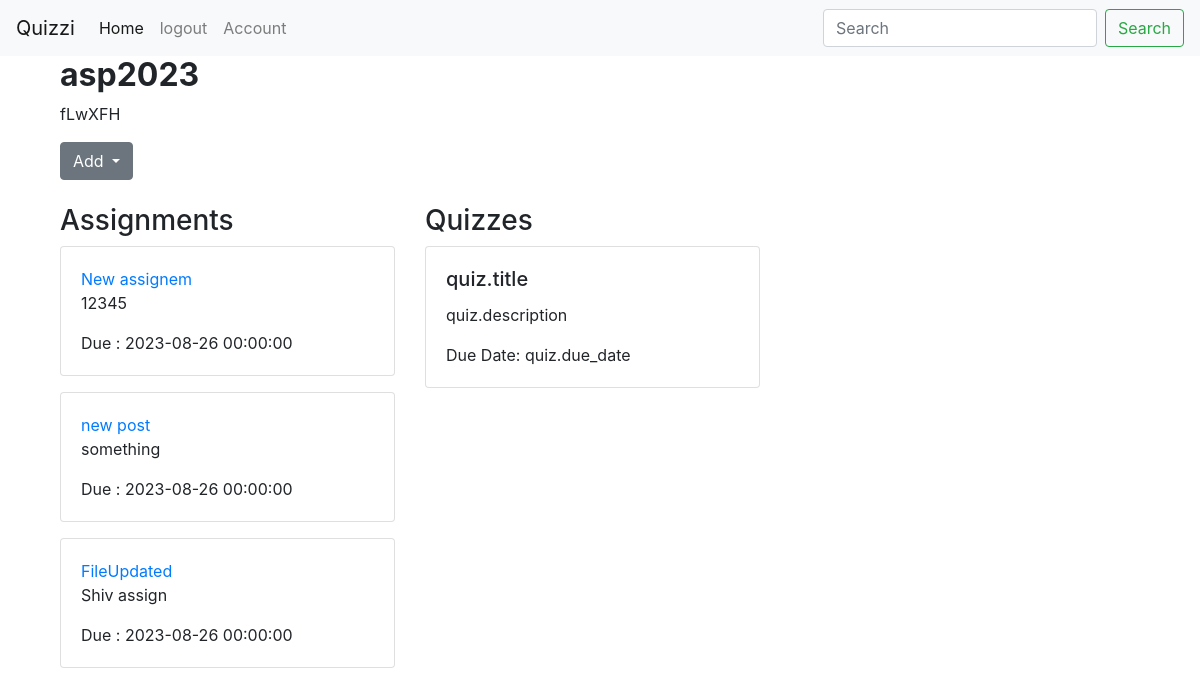
Page /_class/1 (signed in) on the earlier database version.
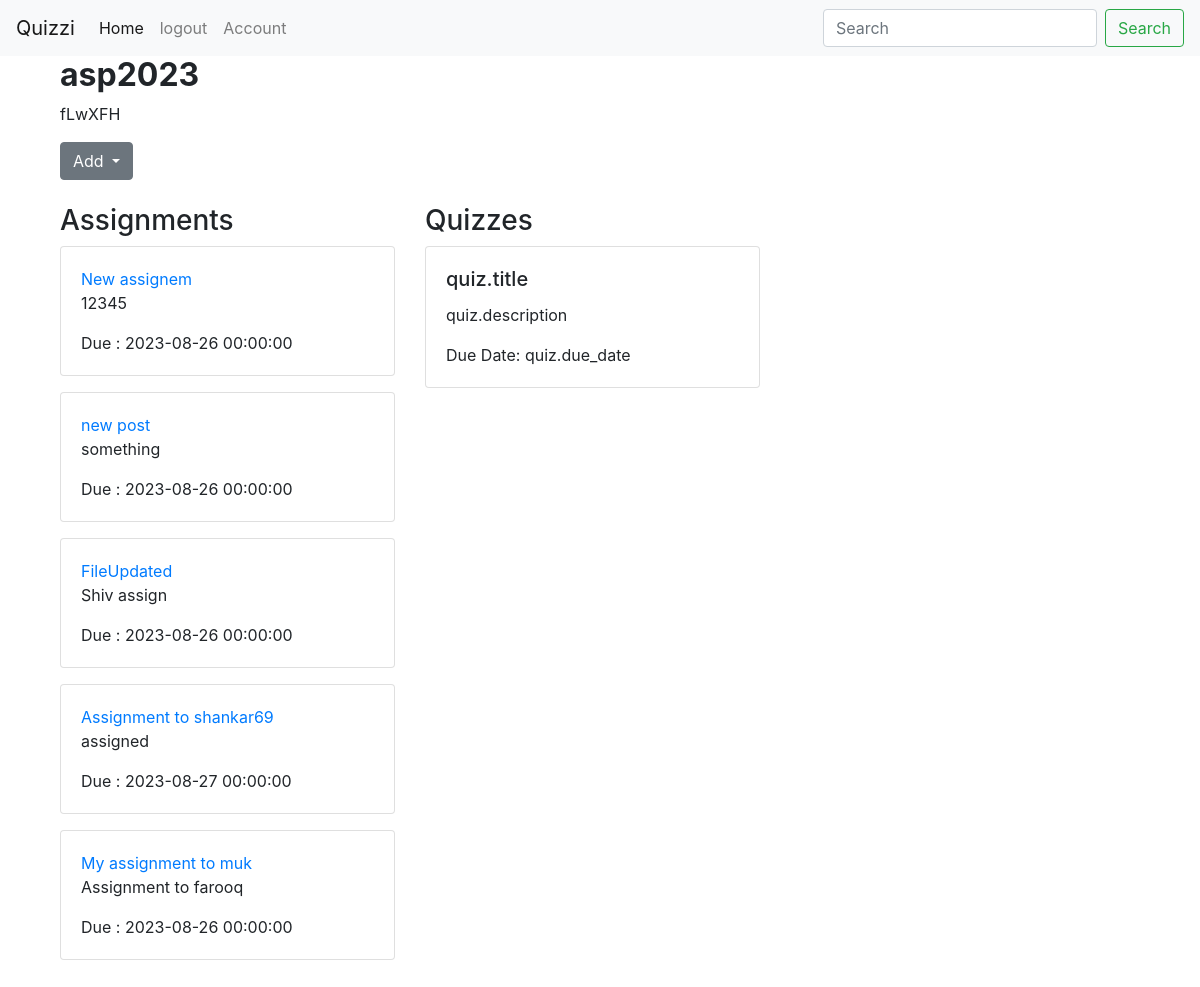
Same page on the later database version.
### quiz/models.py (models this page shows, shortened)
class Class(db.Model):
    id = db.Column(db.Integer, primary_key=True)
    username = db.Column(db.String(20),nullable=False)
    class_name = db.Column(db.String(100), nullable=False)
    class_code = db.Column(db.String(6),nullable=False)
    user_id = db.Column(db.Integer, nullable=False)
    nonuserid = db.Column(db.Integer, db.ForeignKey('user.id'), nullable=False)
    assignments = db.relationship('Assignment', backref='classs', lazy=True)
    created_at = db.Column(db.DateTime, server_default=db.func.now())  # Initialized

class Assignment(db.Model):
    id = db.Column(db.Integer, primary_key=True)
    title = db.Column(db.String(100), nullable=False)
    description = db.Column(db.String(500), nullable=True)
    due_date = db.Column(db.DateTime, nullable=False)
    class_id = db.Column(db.Integer, db.ForeignKey('class.id'), nullable=False)
    creator_id = db.Column(db.Integer, db.ForeignKey('user.id'), nullable=False)
    file_attachment = db.Column(db.String(255), nullable=True)

### quiz/routes.py (the view)
@app.route('/_class/<int:classid>')
def class_info(classid):
    classinfo = Class.query.get_or_404(classid)
    user = User.query.filter_by(username=classinfo.username).first()
    assignments = Assignment.query.filter_by(creator_id=current_user.id).all()
    userassigns = user.assignments
    if classinfo:
        return render_template('classinfo.html',classinfo=classinfo, current_user=current_user, assignments=assignments,userassigns=userassigns)

### quiz/models.py (called while the page is built)
@login_manager.user_loader
def load_user(user_id):
    return User.query.get(int(user_id))

### quiz/templates/classinfo.html (shortened to what this page needs)
{% extends "layout.html" %}
{% block content %}
{% if current_user.role == 'teacher' %}
<form method="POST" enctype="multipart/form-data">
<div class="bg">
    <div class="container">
    <h2><b>{{ classinfo.class_name }}</b></h2>
    <p> {{ classinfo.class_code }}</p>
    <div class="dropdown">
        <button class="btn btn-secondary dropdown-toggle" type="button" id="dropdownMenuButton" data-toggle="dropdown" aria-haspopup="true" aria-expanded="false">
            Add
        </button>
    </div>
    </div>
    </div>
<div class="container mt-4">
    <div class="row">
        <div class="col-md-6">
            <h3>Assignments</h3>
        {% for assignment in assignments %}
            <div class="card mb-3">
                <div class="card-body">
                    <a href="{{url_for('assignment_details',assignment_id=assignment.id)}}">{{ assignment.title}}</a>
                    <p class="card-text">{{assignment.description}} </p>
                    <p class="card-text"> Due : {{assignment.due_date }}</p>
                </div>
            </div>
        {% endfor %}
        </div>
        <div class="col-md-6">
            <h3>Quizzes</h3>
            <div class="card mb-3">
                <div class="card-body">
                    <h5 class="card-title">quiz.title </h5>
                    <p class="card-text">quiz.description </p>
                    <p class="card-text">Due Date: quiz.due_date </p>
                </div>
            </div>
        </div>
    </div>
</div>
{% endif %}
{% endblock %}

### quiz/templates/layout.html (shortened to what this page needs)
<html>
<head>
   <link rel="stylesheet" href="https://cdn.jsdelivr.net/npm/bootstrap@4.3.1/dist/css/bootstrap.min.css">
  </head>
<body>
<header class="site-header">
    <nav class="navbar navbar-expand-lg navbar-light bg-light">
        <a class="navbar-brand" href="#">Quizzi</a>
        <div class="collapse navbar-collapse" id="navbarSupportedContent">
          <ul class="navbar-nav mr-auto">
            {% if current_user.is_authenticated %}
            <li class="nav-item active">
              <a class="nav-link" href="{{ url_for('home') }}">Home <span class="sr-only">(current)</span></a>
            </li>
            <li class="nav-item">
              <a class="nav-link " href="{{ url_for('logout') }}" tabindex="-1" aria-disabled="true">logout</a>
            </li>
            <li class="nav-item">
              <a class="nav-link " href="{{ url_for('account') }}" tabindex="-1" aria-disabled="true">Account</a>
            </li>
            {% endif %}
          </ul>
          <form class="form-inline my-2 my-lg-0">
            <input class="form-control mr-sm-2" type="search" placeholder="Search" aria-label="Search">
            <button class="btn btn-outline-success my-2 my-sm-0" type="submit">Search</button>
          </form>
        </div>
      </nav>
      <main role="main" class="container">
        <div class="row">
          <div class="col-md-8">
  {% block content %}{% endblock %}
</body>
</html>

Differences in the rows shown:
added Assignment: title "Assignment to shankar69", description "assigned", due_date "2023-08-27 00:00:00"
added Assignment: title "My assignment to muk", description "Assignment to farooq", due_date "2023-08-26 00:00:00"
